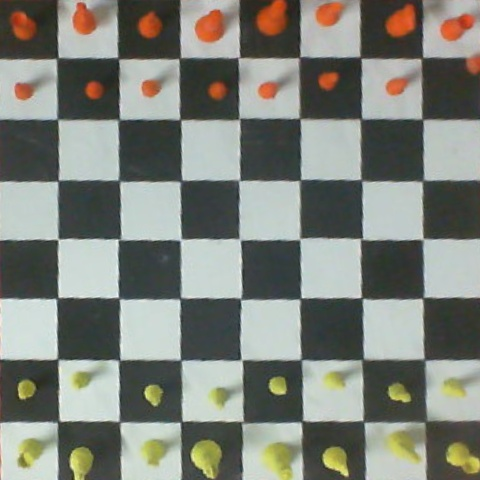
#> input picture Game/shit.jpg, 480 x 480 px
$ python detection.py
#> lines starting #> are read from the running program, lines starting #| are printed output that depends on the picture; after the words box and inside, x2 and y2 are one past the last pixel; in counts of white or black regions, pixels touching at a corner belong together
import cv2
import numpy as np
import matplotlib.pyplot as plt
import pandas as pd

def detect(img):
	img=cv2.merge(list(map(cv2.equalizeHist,cv2.split(img))))
	orange=np.uint8(np.int32(img[:,:,2]>130)*np.int32(img[:,:,1]<150)*np.int32(img[:,:,0]<150))
	yellow=np.uint8(np.int32(img[:,:,2]>130)*np.int32(img[:,:,1]>130)*np.int32(img[:,:,0]<150))
	color=[]
	intensity=[]
	factor=20
	for i in range(8):
		k=[]
		for j in range(8):
			y=np.sum(yellow[60*(i):60*(i+1),60*(j):60*(j+1)])
			o=np.sum(orange[60*(i):60*(i+1),60*(j):60*(j+1)])

			if y>o and y>factor:
				r="y"
			elif o>y and o>factor:
				r="o"
			else:
				r="e"

			intensity.append((o,y))
			k.append(r)
		color.append(k)

	color=pd.DataFrame(color,index=list("87654321"),columns=list("abcdefgh"))
	return color,intensity

def display(img):
	b,g,r=cv2.split(img)
	img=cv2.merge((r,g,b))
	fig=plt.figure(figsize=(8, 8))
	for i in range(8):
		for j in range(8):
			fig.add_subplot(8, 8, 8*(i)+j+1)
			plt.imshow(img[60*(i):60*(i+1),60*(j):60*(j+1),:])
	plt.show()

if __name__=="__main__":
	frame=cv2.imread("shit.jpg")
#> frame is the input picture: shape (480, 480, 3); mean B, G, R 121.8, 129.9, 126.7
	color,intensity=detect(frame)
#> in detect, `img=cv2.merge(list(map(cv2.equalizeHist,cv2.split(img))))`:
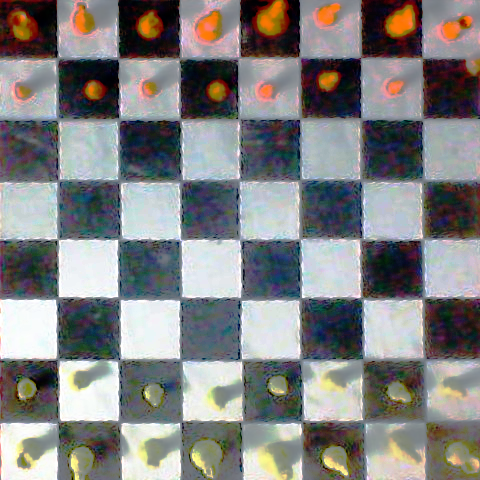
#> img: shape (480, 480, 3); mean of channels 0, 1, 2 128.9, 129.2, 129.3; drawn as B, G, R
#> in detect, `orange=np.uint8(np.int32(img[:,:,2]>130)*np.int32(img[:,:,1]<150)*np.i..`:
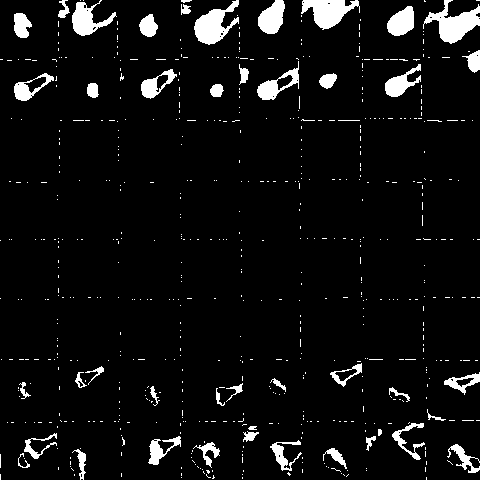
#> orange: shape (480, 480); values 0 (black) and 1 (white), 5.9% white; 629 white regions (584 under 20 px), largest, box (x1, y1, x2, y2) and area: (423, 0, 480, 44) 1117, (194, 0, 239, 45) 993, (301, 0, 360, 30) 990
#> in detect, `yellow=np.uint8(np.int32(img[:,:,2]>130)*np.int32(img[:,:,1]>130)*np.i..`:
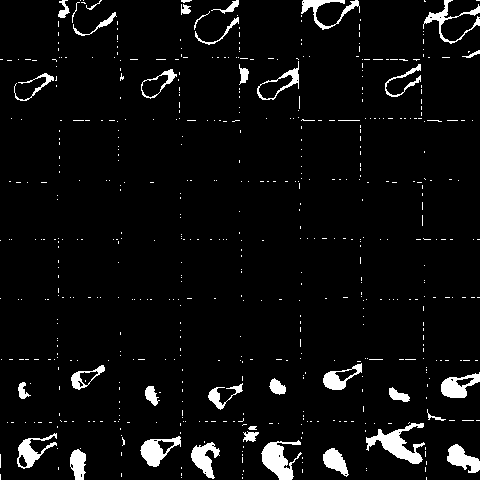
#> yellow: shape (480, 480); values 0 (black) and 1 (white), 4.9% white; 573 white regions (536 under 20 px), largest, box (x1, y1, x2, y2) and area: (366, 423, 425, 464) 935, (261, 440, 302, 480) 832, (140, 436, 181, 467) 595
#> after the loop in detect, `for i in range(8):`: color = 8 items; intensity = 64 pairs, first value 0 to 1243, second value 0 to 994
#> in detect, `color=pd.DataFrame(color,index=list("87654321"),columns=list("abcdefgh..`: color = table of 8 rows and 8 columns
#> color = table of 8 rows and 8 columns
	print(color)
#|    a  b  c  d  e  f  g  h
#| 8  o  o  o  o  o  o  o  o
#| 7  o  o  o  o  o  o  o  o
#| 6  e  e  e  e  e  e  e  e
#| 5  e  e  e  e  e  e  e  e
#| 4  e  e  e  e  e  e  e  e
#| 3  e  e  e  e  e  e  e  e
#| 2  y  y  y  y  y  y  y  y
#| 1  y  y  y  y  y  y  y  y
	display(frame)
#> in display, `b,g,r=cv2.split(img)`:
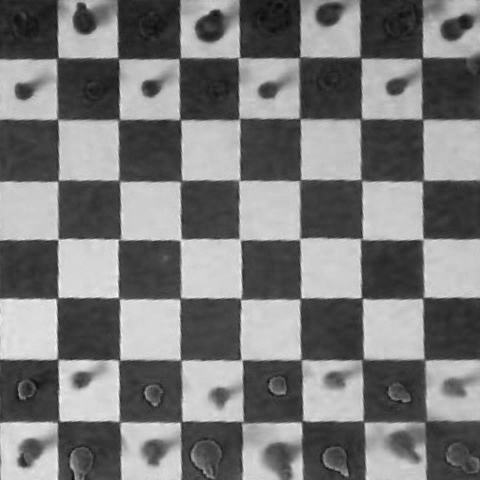
#> b: shape (480, 480); min 9, max 248, mean 121.8
#> in display, `b,g,r=cv2.split(img)`:
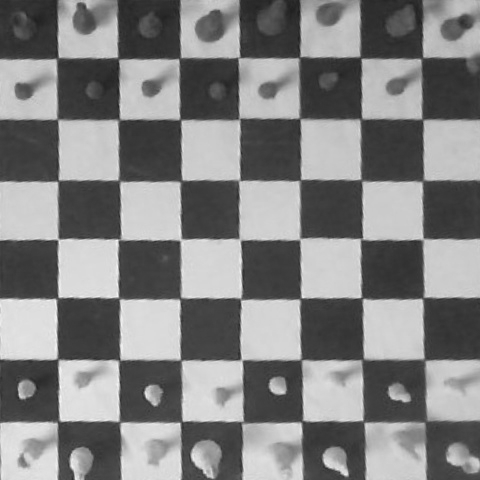
#> g: shape (480, 480); min 32, max 250, mean 129.9
#> in display, `b,g,r=cv2.split(img)`:
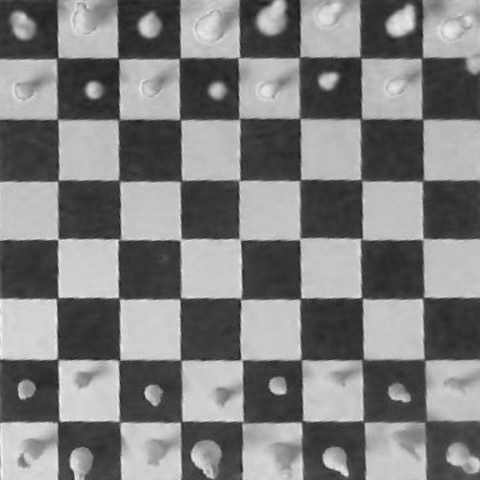
#> r: shape (480, 480); min 26, max 247, mean 126.7
#> in display, `plt.show()`:
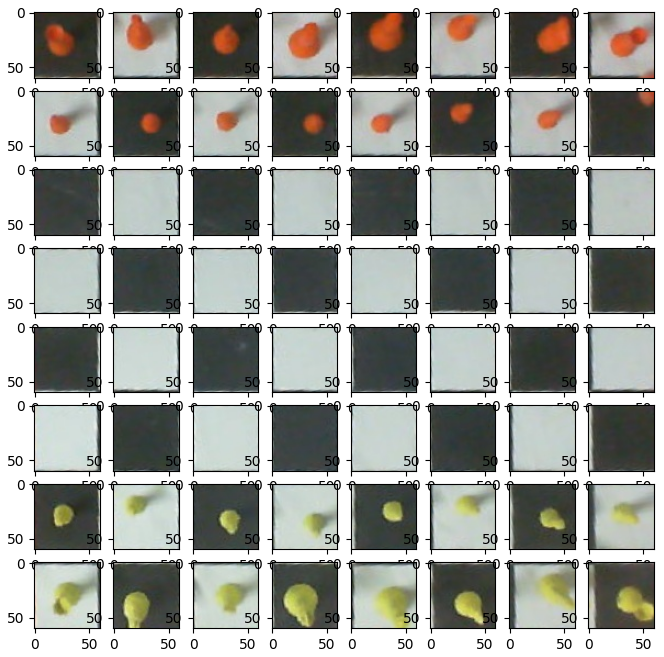
#> figure drawn by matplotlib, 64 panels

$ run again, with Game/shot7.jpg copied over Game/shit.jpg
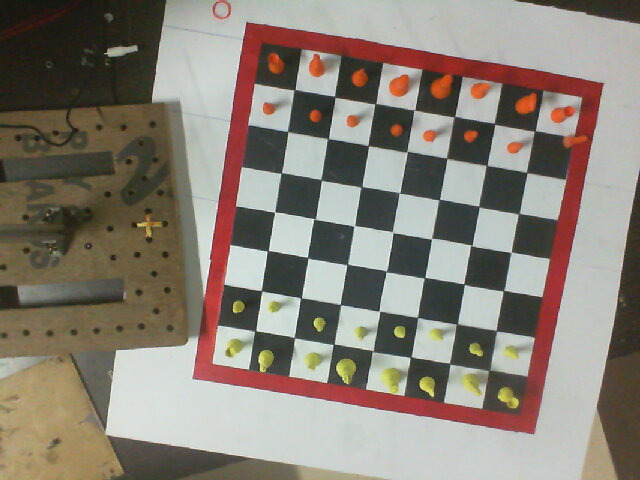
#> input picture Game/shot7.jpg, 640 x 480 px
#> frame is the input picture: shape (480, 640, 3); mean B, G, R 118, 128.5, 136.8
#> in detect, `orange=np.uint8(np.int32(img[:,:,2]>130)*np.int32(img[:,:,1]<150)*np.i..`:
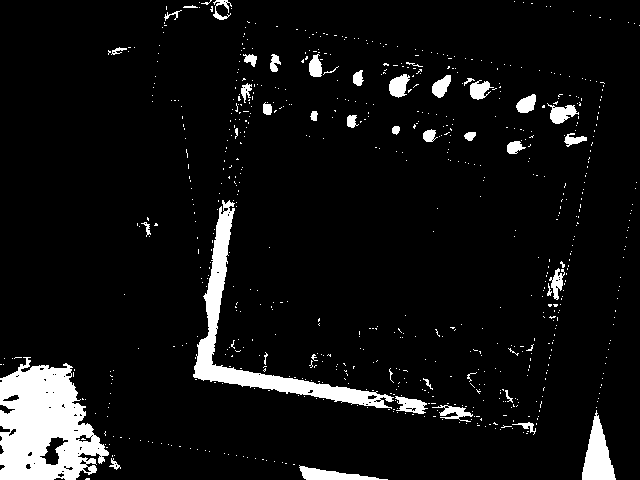
#> orange: shape (480, 640); values 0 (black) and 1 (white), 7.1% white; 742 white regions (699 under 20 px), largest, box (x1, y1, x2, y2) and area: (0, 357, 109, 480) 8828, (193, 200, 394, 409) 5073, (582, 410, 616, 480) 1280
#> yellow: shape (480, 640); values 0 (black) and 1 (white), 4.7% white; 662 white regions (628 under 20 px), largest, box (x1, y1, x2, y2) and area: (0, 357, 109, 480) 8832, (581, 410, 616, 480) 1301, (299, 465, 388, 480) 627
#> after the loop in detect, `for i in range(8):`: color = 8 items; intensity = 64 pairs, first value 0 to 3148, second value 0 to 3148
#> in detect, `color=pd.DataFrame(color,index=list("87654321"),columns=list("abcdefgh..`: color = table of 8 rows and 8 columns
#|    a  b  c  d  e  f  g  h
#| 8  e  y  y  o  o  o  e  e
#| 7  e  e  e  o  o  o  o  o
#| 6  e  e  e  o  e  o  o  o
#| 5  e  e  y  o  e  e  e  e
#| 4  e  e  e  o  e  e  e  e
#> (further printed lines are left out)
#> in display, `b,g,r=cv2.split(img)`:
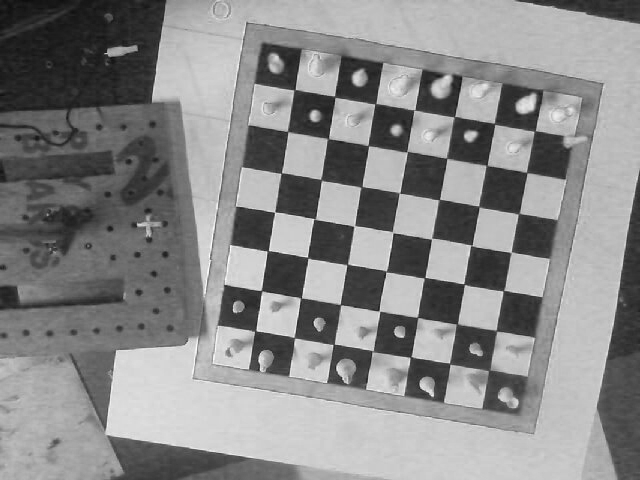
#> r: shape (480, 640); min 13, max 255, mean 136.8
